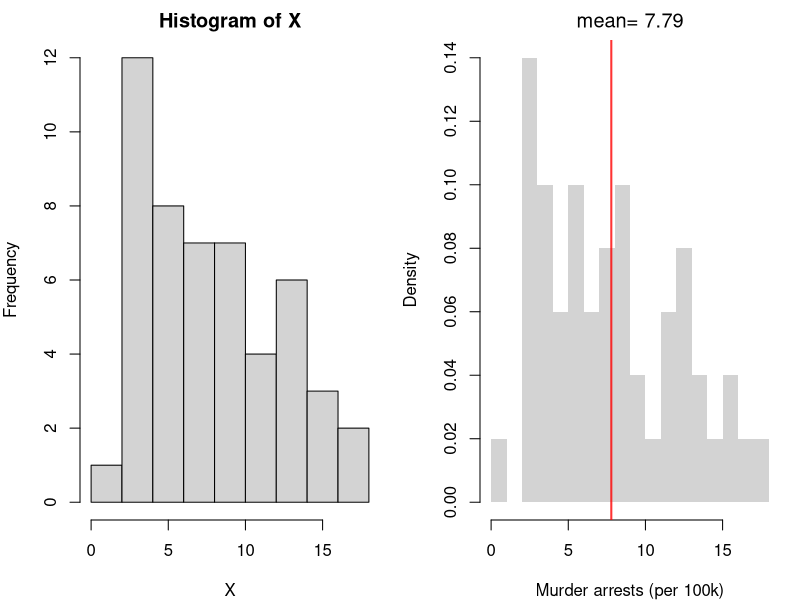
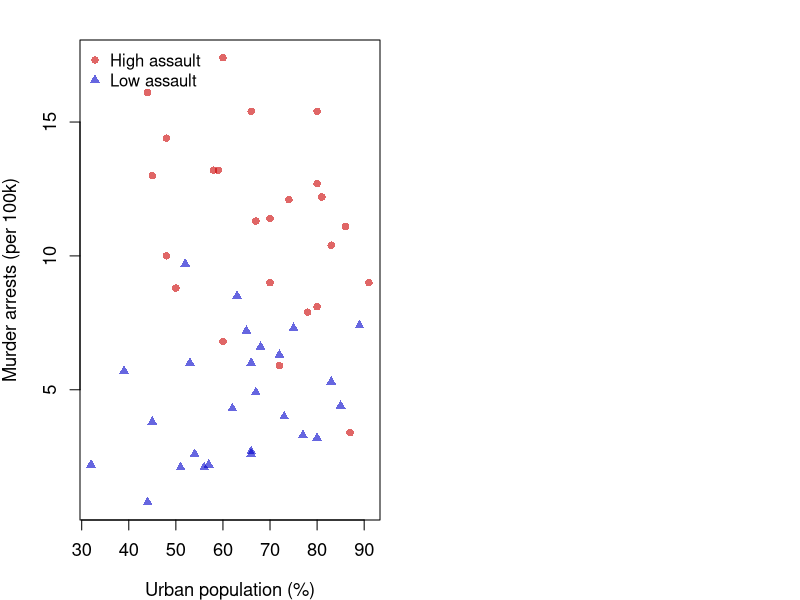

Here is the R script that generated these plots, in order:
## ---- chunk 1
X <- USArrests[,'Murder']
par(mfrow=c(1,2), mar=c(4, 4, 2, 1))

# Default settings
hist(X)

# House style
hist(X, breaks=15, border=NA, freq=FALSE, main=NA,   # fewer bins, since n is only 50
    xlab='Murder arrests (per 100k)')
abline(v=mean(X), col=rgb(1, 0, 0, .8), lwd=2)
title(paste0('mean= ', round(mean(X), 2)), font.main=1)
## ---- chunk 2
#| fig-height: 4.5
#| fig-cap: "Murder arrests against urban population, split at the median assault rate."
#| fig-alt: "Scatterplot of murder arrests per 100,000 against percent urban population for 50 US states. High-assault states, shown as red circles, sit mostly above 8 murder arrests; low-assault states, shown as blue triangles, sit mostly below 8. Neither group trends clearly with urban population."
high <- USArrests[,'Assault'] > median(USArrests[,'Assault'])

plot(USArrests[,'Murder'] ~ USArrests[,'UrbanPop'],
    pch=ifelse(high, 16, 17),                                  # shape carries the group
    col=ifelse(high, rgb(.8, 0, 0, .6), rgb(0, 0, .8, .6)),    # color repeats it
    cex.lab=1.1, cex.axis=1.1,
    xlab='Urban population (%)', ylab='Murder arrests (per 100k)')
legend('topleft', legend=c('High assault', 'Low assault'),
    pch=c(16, 17), col=c(rgb(.8, 0, 0, .6), rgb(0, 0, .8, .6)), bty='n')
